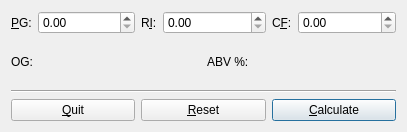
<?xml version="1.0" encoding="UTF-8"?>
<ui version="4.0">
 <class>ogcalc</class>
 <widget class="QMainWindow" name="ogcalc">
  <property name="geometry">
   <rect>
    <x>0</x>
    <y>0</y>
    <width>407</width>
    <height>132</height>
   </rect>
  </property>
  <property name="sizePolicy">
   <sizepolicy hsizetype="Preferred" vsizetype="Preferred">
    <horstretch>0</horstretch>
    <verstretch>0</verstretch>
   </sizepolicy>
  </property>
  <property name="maximumSize">
   <size>
    <width>16777215</width>
    <height>16777215</height>
   </size>
  </property>
  <property name="windowTitle">
   <string>OG &amp; ABV calculator</string>
  </property>
  <property name="windowIcon">
   <iconset>
    <normaloff>ogcalc.svg</normaloff>ogcalc.svg</iconset>
  </property>
  <widget class="QWidget" name="toplevel_layout">
   <property name="sizePolicy">
    <sizepolicy hsizetype="Minimum" vsizetype="Minimum">
     <horstretch>0</horstretch>
     <verstretch>0</verstretch>
    </sizepolicy>
   </property>
   <layout class="QVBoxLayout" name="vertical_layout">
    <item>
     <layout class="QHBoxLayout" name="entry_layout">
      <item>
       <layout class="QHBoxLayout" name="pg_layout">
        <item>
         <widget class="QLabel" name="pg_label">
          <property name="sizePolicy">
           <sizepolicy hsizetype="Minimum" vsizetype="Preferred">
            <horstretch>0</horstretch>
            <verstretch>0</verstretch>
           </sizepolicy>
          </property>
          <property name="toolTip">
           <string>Present Gravity (density)</string>
          </property>
          <property name="text">
           <string>&amp;PG:</string>
          </property>
          <property name="textFormat">
           <enum>Qt::AutoText</enum>
          </property>
          <property name="buddy">
           <cstring>pg_entry</cstring>
          </property>
         </widget>
        </item>
        <item>
         <widget class="SpinBoxEntry" name="pg_entry">
          <property name="sizePolicy">
           <sizepolicy hsizetype="Expanding" vsizetype="Fixed">
            <horstretch>0</horstretch>
            <verstretch>0</verstretch>
           </sizepolicy>
          </property>
         </widget>
        </item>
       </layout>
      </item>
      <item>
       <layout class="QHBoxLayout" name="ri_layout">
        <item>
         <widget class="QLabel" name="ri_label">
          <property name="sizePolicy">
           <sizepolicy hsizetype="Minimum" vsizetype="Preferred">
            <horstretch>0</horstretch>
            <verstretch>0</verstretch>
           </sizepolicy>
          </property>
          <property name="toolTip">
           <string>Refractive Index</string>
          </property>
          <property name="text">
           <string>R&amp;I:</string>
          </property>
          <property name="buddy">
           <cstring>ri_entry</cstring>
          </property>
         </widget>
        </item>
        <item>
         <widget class="SpinBoxEntry" name="ri_entry">
          <property name="sizePolicy">
           <sizepolicy hsizetype="Expanding" vsizetype="Fixed">
            <horstretch>0</horstretch>
            <verstretch>0</verstretch>
           </sizepolicy>
          </property>
         </widget>
        </item>
       </layout>
      </item>
      <item>
       <layout class="QHBoxLayout" name="cf_layout">
        <item>
         <widget class="QLabel" name="cf_label">
          <property name="sizePolicy">
           <sizepolicy hsizetype="Minimum" vsizetype="Preferred">
            <horstretch>0</horstretch>
            <verstretch>0</verstretch>
           </sizepolicy>
          </property>
          <property name="toolTip">
           <string>Correction Factor</string>
          </property>
          <property name="text">
           <string>C&amp;F:</string>
          </property>
          <property name="buddy">
           <cstring>cf_entry</cstring>
          </property>
         </widget>
        </item>
        <item>
         <widget class="SpinBoxEntry" name="cf_entry">
          <property name="sizePolicy">
           <sizepolicy hsizetype="Expanding" vsizetype="Fixed">
            <horstretch>0</horstretch>
            <verstretch>0</verstretch>
           </sizepolicy>
          </property>
         </widget>
        </item>
       </layout>
      </item>
     </layout>
    </item>
    <item>
     <layout class="QHBoxLayout" name="result_layout">
      <item>
       <layout class="QHBoxLayout" name="og_layout">
        <item>
         <widget class="QLabel" name="og_label">
          <property name="sizePolicy">
           <sizepolicy hsizetype="Minimum" vsizetype="Preferred">
            <horstretch>0</horstretch>
            <verstretch>0</verstretch>
           </sizepolicy>
          </property>
          <property name="toolTip">
           <string>Original Gravity (density)</string>
          </property>
          <property name="text">
           <string>OG:</string>
          </property>
         </widget>
        </item>
        <item>
         <widget class="QLabel" name="og_result">
          <property name="sizePolicy">
           <sizepolicy hsizetype="Expanding" vsizetype="Preferred">
            <horstretch>0</horstretch>
            <verstretch>0</verstretch>
           </sizepolicy>
          </property>
          <property name="font">
           <font>
            <weight>75</weight>
            <bold>true</bold>
           </font>
          </property>
          <property name="alignment">
           <set>Qt::AlignCenter</set>
          </property>
          <property name="textInteractionFlags">
           <set>Qt::TextSelectableByKeyboard|Qt::TextSelectableByMouse</set>
          </property>
         </widget>
        </item>
       </layout>
      </item>
      <item>
       <layout class="QHBoxLayout" name="abv_layout">
        <item>
         <widget class="QLabel" name="abv_label">
          <property name="sizePolicy">
           <sizepolicy hsizetype="Minimum" vsizetype="Preferred">
            <horstretch>0</horstretch>
            <verstretch>0</verstretch>
           </sizepolicy>
          </property>
          <property name="toolTip">
           <string>Percent Alcohol By Volume</string>
          </property>
          <property name="text">
           <string>ABV %:</string>
          </property>
         </widget>
        </item>
        <item>
         <widget class="QLabel" name="abv_result">
          <property name="sizePolicy">
           <sizepolicy hsizetype="Expanding" vsizetype="Preferred">
            <horstretch>0</horstretch>
            <verstretch>0</verstretch>
           </sizepolicy>
          </property>
          <property name="font">
           <font>
            <weight>75</weight>
            <bold>true</bold>
           </font>
          </property>
          <property name="alignment">
           <set>Qt::AlignCenter</set>
          </property>
          <property name="textInteractionFlags">
           <set>Qt::TextSelectableByKeyboard|Qt::TextSelectableByMouse</set>
          </property>
         </widget>
        </item>
       </layout>
      </item>
     </layout>
    </item>
    <item>
     <widget class="Line" name="line">
      <property name="frameShadow">
       <enum>QFrame::Sunken</enum>
      </property>
      <property name="lineWidth">
       <number>1</number>
      </property>
      <property name="midLineWidth">
       <number>0</number>
      </property>
      <property name="orientation">
       <enum>Qt::Horizontal</enum>
      </property>
     </widget>
    </item>
    <item>
     <layout class="QHBoxLayout" name="button_layout">
      <item>
       <widget class="QPushButton" name="quit">
        <property name="text">
         <string>&amp;Quit</string>
        </property>
       </widget>
      </item>
      <item>
       <widget class="QPushButton" name="reset">
        <property name="text">
         <string>&amp;Reset</string>
        </property>
        <property name="autoDefault">
         <bool>true</bool>
        </property>
       </widget>
      </item>
      <item>
       <widget class="QPushButton" name="calculate">
        <property name="text">
         <string>&amp;Calculate</string>
        </property>
        <property name="autoDefault">
         <bool>true</bool>
        </property>
        <property name="default">
         <bool>true</bool>
        </property>
       </widget>
      </item>
     </layout>
    </item>
   </layout>
  </widget>
 </widget>
 <layoutdefault spacing="6" margin="11"/>
 <customwidgets>
  <customwidget>
   <class>SpinBoxEntry</class>
   <extends>QDoubleSpinBox</extends>
   <header>SpinBoxEntry.h</header>
   <slots>
    <signal>enterPressed()</signal>
   </slots>
  </customwidget>
 </customwidgets>
 <resources/>
 <connections>
  <connection>
   <sender>pg_entry</sender>
   <signal>enterPressed()</signal>
   <receiver>ri_entry</receiver>
   <slot>setFocus()</slot>
   <hints>
    <hint type="sourcelabel">
     <x>87</x>
     <y>20</y>
    </hint>
    <hint type="destinationlabel">
     <x>213</x>
     <y>20</y>
    </hint>
   </hints>
  </connection>
  <connection>
   <sender>ri_entry</sender>
   <signal>enterPressed()</signal>
   <receiver>cf_entry</receiver>
   <slot>setFocus()</slot>
   <hints>
    <hint type="sourcelabel">
     <x>213</x>
     <y>20</y>
    </hint>
    <hint type="destinationlabel">
     <x>343</x>
     <y>20</y>
    </hint>
   </hints>
  </connection>
  <connection>
   <sender>cf_entry</sender>
   <signal>enterPressed()</signal>
   <receiver>calculate</receiver>
   <slot>click()</slot>
   <hints>
    <hint type="sourcelabel">
     <x>343</x>
     <y>20</y>
    </hint>
    <hint type="destinationlabel">
     <x>401</x>
     <y>115</y>
    </hint>
   </hints>
  </connection>
  <connection>
   <sender>pg_entry</sender>
   <signal>enterPressed()</signal>
   <receiver>ri_entry</receiver>
   <slot>selectAll()</slot>
   <hints>
    <hint type="sourcelabel">
     <x>88</x>
     <y>21</y>
    </hint>
    <hint type="destinationlabel">
     <x>217</x>
     <y>21</y>
    </hint>
   </hints>
  </connection>
  <connection>
   <sender>ri_entry</sender>
   <signal>enterPressed()</signal>
   <receiver>cf_entry</receiver>
   <slot>selectAll()</slot>
   <hints>
    <hint type="sourcelabel">
     <x>217</x>
     <y>21</y>
    </hint>
    <hint type="destinationlabel">
     <x>353</x>
     <y>21</y>
    </hint>
   </hints>
  </connection>
 </connections>
 <slots>
  <slot>calculate()</slot>
  <slot>reset()</slot>
 </slots>
</ui>
